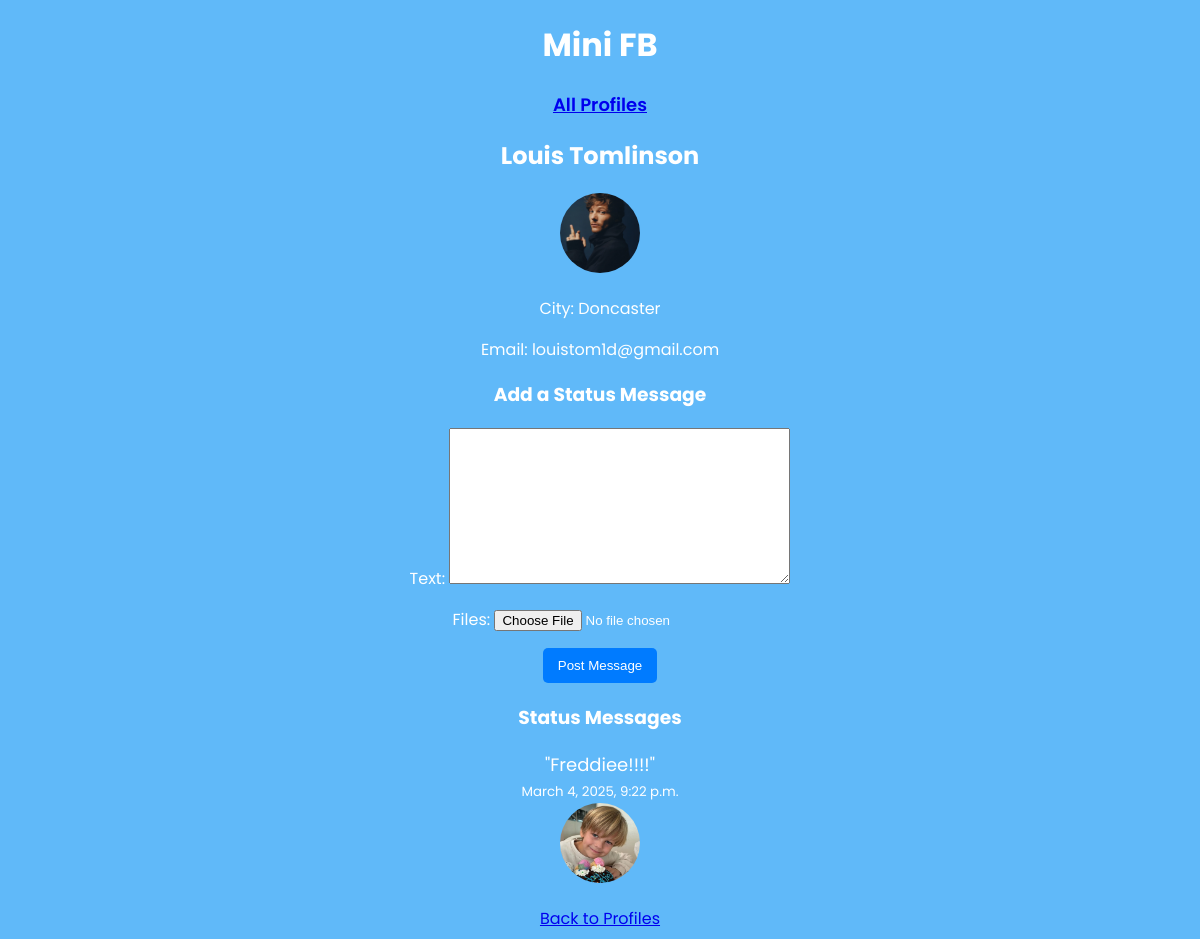
Screenshot of /mini_fb/profile/5/ with the database file from the repository.
### mini_fb/models.py (models this page shows, shortened)
class Profile(models.Model):
    first_name = models.CharField(max_length=50, blank=False)
    last_name = models.CharField(max_length=50, blank=False)
    city = models.CharField(max_length=100, blank=True)
    email = models.EmailField(unique=True)
    image_file = models.ImageField(blank=True)

class StatusMessage(models.Model):
    profile = models.ForeignKey(Profile, on_delete=models.CASCADE)
    text = models.TextField()
    created_at = models.DateTimeField(auto_now_add=True)

class StatusImage(models.Model):
    status_message = models.ForeignKey(StatusMessage, on_delete=models.CASCADE)
    image = models.ForeignKey(Image, on_delete=models.CASCADE)

class Image(models.Model):
    profile = models.ForeignKey(Profile, on_delete=models.CASCADE)
    image_file = models.ImageField(upload_to='images/')
    uploaded_at = models.DateTimeField(auto_now_add=True)

### mini_fb/views.py (the view, shortened to what this page needs)
# urls.py: path("profile/<int:pk>/", ShowProfilePageView.as_view(), name="show_profile"), #route to display individual profile pages
class ShowProfilePageView(DetailView):
    model = Profile
    template_name = "mini_fb/show_profile.html"
    context_object_name = "profile"
    def get_context_data(self, **kwargs):
        context = super().get_context_data(**kwargs)
        context["status_messages"] = self.object.statusmessage_set.all()  # Corrected to use related_name
        context["form"] = CreateStatusMessageForm()  # Pass the form to the template
        return context

### mini_fb/forms.py
class CreateStatusMessageForm(forms.ModelForm):
    class Meta:
        model = StatusMessage
        fields = ['text']
    files = forms.FileField(required=False)

### mini_fb/templates/mini_fb/show_profile.html (shortened to what this page needs)
{% extends "mini_fb/base.html" %}
{% block content %}
<h2>{{ profile.first_name }} {{ profile.last_name }}</h2>
{% if profile.image_file %}
    <img src="{{ profile.image_file.url }}" alt="{{ profile.first_name }}'s Profile Picture" width="150" height="150">
{% else %}
    <p>No profile picture available.</p>
{% endif %}
<p>City: {{ profile.city }}</p>
<p>Email: {{ profile.email }}</p>
<h3>Add a Status Message</h3>
<form method="post" enctype="multipart/form-data" style="margin-bottom: 20px;">
    {{ form.as_p }}
    <button type="submit" style="background-color: #007bff; color: white; border: none; padding: 10px 15px; border-radius: 5px; cursor: pointer;">
        Post Message
    </button>
</form>
<h3>Status Messages</h3>
{% if status_messages %}
    <ul style="list-style-type: none; padding: 0;">
        {% for status in status_messages %}
            <li>
                <p style="font-size: 18px; margin: 0;">"{{ status.text }}"</p>
                <small>{{ status.created_at|date:"F j, Y, g:i a" }}</small>
                {% if status.statusimage_set.all %}
                    <div>
                        {% for status_image in status.statusimage_set.all %}
                            <img src="{{ status_image.image.image_file.url }}" alt="Status Image" width="200">
                        {% endfor %}
                    </div>
                {% else %}
                    <p>No images attached.</p>
                {% endif %}
            </li>
        {% endfor %}
    </ul>
{% else %}
    <p>No status messages yet.</p>
{% endif %}
<a href="{% url 'show_all_profiles' %}">Back to Profiles</a>
{% endblock %}

### static/css/styles-minifb.css (style rules this page uses)
body { font-family: 'Poppins', sans-serif; background-color: #60b9f9; color: white; text-align: center; }
h1, h2 { font-weight: 700; }
img { border-radius: 50%; width: 80px; height: 80px; object-fit: cover; }

### rows the page displays
Profile: first_name "Louis", last_name "Tomlinson", image_file (picture), city "Doncaster", email "louistom1d@gmail.com"
StatusMessage: text "Freddiee!!!!", created_at "March 4, 2025, 9:22 p.m."
StatusImage: image.image_file (picture)
